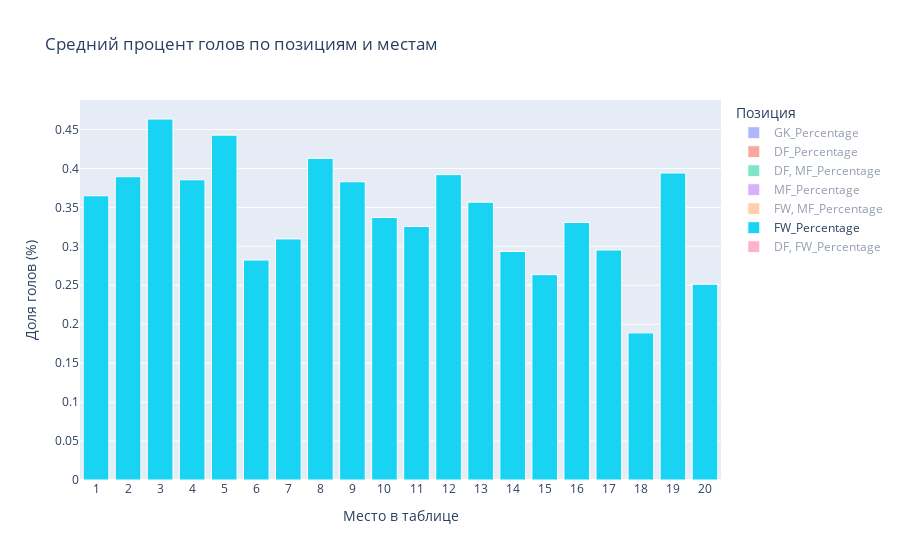

Here is the notebook cell this chart was saved with:
### Code cell
custom_order = ['GK_Percentage', 'DF_Percentage', 'DF, MF_Percentage', 'MF_Percentage', 'FW, MF_Percentage', 'FW_Percentage', 'DF, FW_Percentage']
position_cols = [col for col in custom_order if col in data_teams.columns]
agg_df = data_teams.groupby('Rank')[position_cols].mean().reset_index()
melted_df = pd.melt(
    agg_df, 
    id_vars='Rank', 
    value_vars=position_cols, 
    var_name='Position', 
    value_name='Percentage'
)
melted_df['Position'] = pd.Categorical(
    melted_df['Position'], 
    categories=custom_order, 
    ordered=True
)
melted_df = melted_df.sort_values(['Rank', 'Position'])
melted_df = melted_df.sort_values('Rank')
fig = px.bar(
    melted_df,
    x='Rank',
    y='Percentage',
    color='Position',
    title='Средний процент голов по позициям и местам',
    labels={'Rank': 'Место', 'Percentage': 'Доля голов (%)'},
    category_orders={
        "Position": custom_order,
        "Rank": sorted(melted_df['Rank'].unique())
    },
    barmode='stack'
)
fig.update_xaxes(
    type='category',
    title_text='Место в таблице',
    categoryorder='array',
    categoryarray=sorted(melted_df['Rank'].unique())
)
fig.update_yaxes(title_text='Доля голов (%)')
fig.update_traces(marker_line_width=1, marker_line_color='white')
fig.update_layout(
    legend_title='Позиция',
    legend_traceorder='normal',
    xaxis={'tickmode': 'linear'}
)

fig.show()

### Figure 1 — Plotly figure (JSON) as saved in the notebook; plotly's stock layout.template omitted (floating-point values rounded to 4 significant figures)
{"data": [{"alignmentgroup": "True", "hovertemplate": "Position=GK_Percentage<br>Место=%{x}<br>Доля голов (%)=%{y}<extra></extra>", "legendgroup": "GK_Percentage", "marker": {"color": "#636efa", "line": {"color": "white", "width": 1}, "pattern": {"shape": ""}}, "name": "GK_Percentage", "offsetgroup": "GK_Percentage", "orientation": "v", "showlegend": true, "textposition": "auto", "type": "bar", "visible": "legendonly", "x": [1, 2, 3, 4, 5, 6, 7, 8, 9, 10, 11, 12, 13, 14, 15, 16, 17, 18, 19, 20], "xaxis": "x", "y": [0, 0, 0, 0, 0, 0, 0, 0, 0, 0, 0, 0, 0, 0, 0, 0, 0, 0, 0, 0], "yaxis": "y"}, {"alignmentgroup": "True", "hovertemplate": "Position=DF_Percentage<br>Место=%{x}<br>Доля голов (%)=%{y}<extra></extra>", "legendgroup": "DF_Percentage", "marker": {"color": "#EF553B", "line": {"color": "white", "width": 1}, "pattern": {"shape": ""}}, "name": "DF_Percentage", "offsetgroup": "DF_Percentage", "orientation": "v", "showlegend": true, "textposition": "auto", "type": "bar", "visible": "legendonly", "x": [1, 2, 3, 4, 5, 6, 7, 8, 9, 10, 11, 12, 13, 14, 15, 16, 17, 18, 19, 20], "xaxis": "x", "y": [0.1806, 0.1237, 0.1466, 0.121, 0.1589, 0.1303, 0.1318, 0.1633, 0.1479, 0.127, 0.1468, 0.0976, 0.09939, 0.1206, 0.1755, 0.1938, 0.09014, 0.1564, 0.1243, 0.188], "yaxis": "y"}, {"alignmentgroup": "True", "hovertemplate": "Position=DF, MF_Percentage<br>Место=%{x}<br>Доля голов (%)=%{y}<extra></extra>", "legendgroup": "DF, MF_Percentage", "marker": {"color": "#00cc96", "line": {"color": "white", "width": 1}, "pattern": {"shape": ""}}, "name": "DF, MF_Percentage", "offsetgroup": "DF, MF_Percentage", "orientation": "v", "showlegend": true, "textposition": "auto", "type": "bar", "visible": "legendonly", "x": [1, 2, 3, 4, 5, 6, 7, 8, 9, 10, 11, 12, 13, 14, 15, 16, 17, 18, 19, 20], "xaxis": "x", "y": [0.05305, 0.02679, 0.01317, 0.04127, 0.006061, 0.08089, 0.00339, 0.01262, 0.03937, 0.05983, 0.03678, 0.04296, 0.0487, 0.04531, 0.04667, 0.009327, 0.02322, 0.06327, 0.01667, 0.04444], "yaxis": "y"}, {"alignmentgroup": "True", "hovertemplate": "Position=MF_Percentage<br>Место=%{x}<br>Доля голов (%)=%{y}<extra></extra>", "legendgroup": "MF_Percentage", "marker": {"color": "#ab63fa", "line": {"color": "white", "width": 1}, "pattern": {"shape": ""}}, "name": "MF_Percentage", "offsetgroup": "MF_Percentage", "orientation": "v", "showlegend": true, "textposition": "auto", "type": "bar", "visible": "legendonly", "x": [1, 2, 3, 4, 5, 6, 7, 8, 9, 10, 11, 12, 13, 14, 15, 16, 17, 18, 19, 20], "xaxis": "x", "y": [0.197, 0.1289, 0.1841, 0.1467, 0.1469, 0.1489, 0.2393, 0.1103, 0.1999, 0.07493, 0.1313, 0.09601, 0.08358, 0.1192, 0.2152, 0.1467, 0.1586, 0.1904, 0.1583, 0.1308], "yaxis": "y"}, {"alignmentgroup": "True", "hovertemplate": "Position=FW, MF_Percentage<br>Место=%{x}<br>Доля голов (%)=%{y}<extra></extra>", "legendgroup": "FW, MF_Percentage", "marker": {"color": "#FFA15A", "line": {"color": "white", "width": 1}, "pattern": {"shape": ""}}, "name": "FW, MF_Percentage", "offsetgroup": "FW, MF_Percentage", "orientation": "v", "showlegend": true, "textposition": "auto", "type": "bar", "visible": "legendonly", "x": [1, 2, 3, 4, 5, 6, 7, 8, 9, 10, 11, 12, 13, 14, 15, 16, 17, 18, 19, 20], "xaxis": "x", "y": [0.2044, 0.3281, 0.1818, 0.3014, 0.2454, 0.3461, 0.2515, 0.2965, 0.2299, 0.3956, 0.3414, 0.3615, 0.4117, 0.4018, 0.2989, 0.2916, 0.4058, 0.3315, 0.3066, 0.3744], "yaxis": "y"}, {"alignmentgroup": "True", "hovertemplate": "Position=FW_Percentage<br>Место=%{x}<br>Доля голов (%)=%{y}<extra></extra>", "legendgroup": "FW_Percentage", "marker": {"color": "#19d3f3", "line": {"color": "white", "width": 1}, "pattern": {"shape": ""}}, "name": "FW_Percentage", "offsetgroup": "FW_Percentage", "orientation": "v", "showlegend": true, "textposition": "auto", "type": "bar", "x": [1, 2, 3, 4, 5, 6, 7, 8, 9, 10, 11, 12, 13, 14, 15, 16, 17, 18, 19, 20], "xaxis": "x", "y": [0.3649, 0.3894, 0.4635, 0.3855, 0.4428, 0.2825, 0.3095, 0.413, 0.3829, 0.3371, 0.3254, 0.3921, 0.3567, 0.2935, 0.2637, 0.3306, 0.2953, 0.1889, 0.3942, 0.2513], "yaxis": "y"}, {"alignmentgroup": "True", "hovertemplate": "Position=DF, FW_Percentage<br>Место=%{x}<br>Доля голов (%)=%{y}<extra></extra>", "legendgroup": "DF, FW_Percentage", "marker": {"color": "#FF6692", "line": {"color": "white", "width": 1}, "pattern": {"shape": ""}}, "name": "DF, FW_Percentage", "offsetgroup": "DF, FW_Percentage", "orientation": "v", "showlegend": true, "textposition": "auto", "type": "bar", "visible": "legendonly", "x": [1, 2, 3, 4, 5, 6, 7, 8, 9, 10, 11, 12, 13, 14, 15, 16, 17, 18, 19, 20], "xaxis": "x", "y": [0, 0.003125, 0.01076, 0.004167, 0, 0.01132, 0.06455, 0.004348, 0, 0.005556, 0.01821, 0.009882, 0, 0.01969, 0, 0.02798, 0.02692, 0.06956, 0, 0.01111], "yaxis": "y"}], "layout": {"autosize": true, "barmode": "stack", "legend": {"title": {"text": "Позиция"}, "tracegroupgap": 0, "traceorder": "normal"}, "title": {"text": "Средний процент голов по позициям и местам"}, "xaxis": {"anchor": "y", "autorange": true, "categoryarray": [1, 2, 3, 4, 5, 6, 7, 8, 9, 10, 11, 12, 13, 14, 15, 16, 17, 18, 19, 20], "categoryorder": "array", "domain": [0, 1], "range": [-0.5, 19.5], "tickmode": "linear", "title": {"text": "Место в таблице"}, "type": "category"}, "yaxis": {"anchor": "x", "autorange": true, "domain": [0, 1], "range": [0, 0.4879], "title": {"text": "Доля голов (%)"}, "type": "linear"}}}
